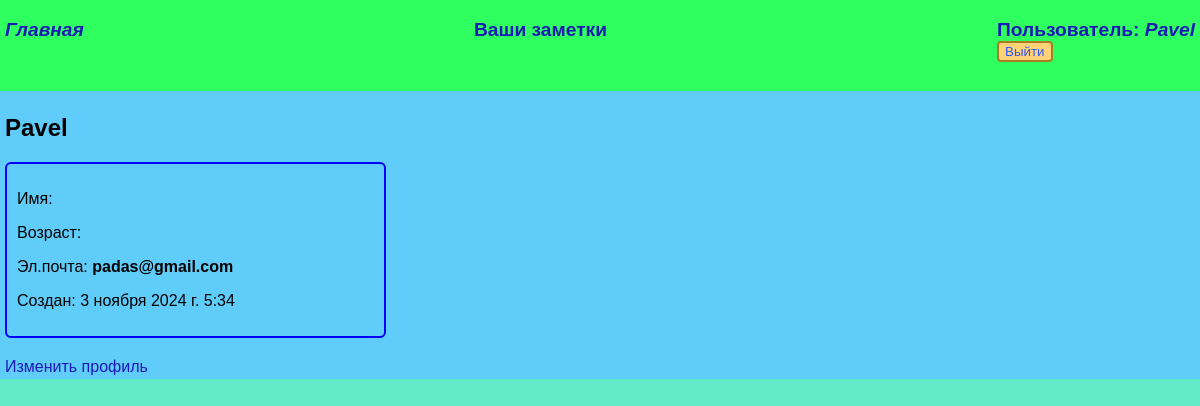
The app's page /users/profile/ (signed in) with its own data.
### users/models.py (models this page shows, shortened)
class Profile(models.Model):
    user = models.OneToOneField(User, on_delete=models.CASCADE)
    name = models.CharField(max_length=200, blank=True, verbose_name='Имя')
    age = models.CharField(max_length=200, blank=True, verbose_name='Возраст')
    email = models.EmailField(max_length=200, blank=True, verbose_name='Эл.почта')
    created = models.DateTimeField(auto_now_add=True)
    avatar = models.ImageField(upload_to='users_images/', blank=True, verbose_name='Аватар')

### users/views.py (the view)
# urls.py: path('profile/', views.profile, name='profile'),
@login_required
def profile(request):
    profile = request.user.profile
    return render(request, 'account/profile.html', {'profile': profile})

### users/templates/account/profile.html (shortened to what this page needs)
{% extends 'notes/base.html' %}
{% block content %}
<h2>{{ profile.user }}</h2>
<div class="profiledata">
    <p>Имя: <strong>{{ profile.name }}</strong></p>
    <p>Возраст: <strong>{{ profile.age }}</strong></p>
    <p>Эл.почта: <strong>{{ profile.email }}</strong></p>
    <p>Создан: {{ profile.created }}</p>
</div>
<a href="{% url 'edit_profile' %}">Изменить профиль</a>
{% endblock %}

### notes/templates/notes/base.html (shortened to what this page needs)
<!DOCTYPE html>
{% load static %}
<html lang="ru">
<head>
    <link rel="stylesheet" href="{% static 'css/style.css' %}">
</head>
<body>
<div class="menu">
    <div class="wrap">
        <ul class="top">
            <li class="logo"><a href="{% url 'home' %}">Главная</a></li>
            {% if request.user.is_authenticated %}
            <li><a href="{% url 'note_list' %}">Ваши заметки</a></li>
            <div class="auth">
                <div class="user"><a class="profile" href="{% url 'profile' %}">Пользователь:
                    <i>{{ user.username }}</i></a></div>
                <form action="{% url 'user-logout' %}" method="post">
                    <button class="out">Выйти</button>
                </form>
            </div>
            {% else%}
            <li><a href="{% url 'user-signup' %}">Зарегистрироваться</a></li>
            <li><a href="{% url 'user-login' %}">Войти</a></li>
            {% endif %}
        </ul>
    </div>
</div>
<div class="content">
    <div class="wrap">
        {% block content %}
        {% endblock %}
    </div>
</div>
</body>
</html>

### notes/static/css/style.css (style rules this page uses)
body { padding: 0; margin: 0; background: #63e9c5; font-family: Arial, Helvetica, sans-serif; }
.menu { background: #2fff5f; box-shadow: 0 2px 12px 2px #04373bb5; }
.menu a { font-size: larger; font-weight: bolder; }
.wrap { max-width: 1200px; margin: 0 auto; padding: 3px 5px; box-sizing: border-box; }
a { color:#1c1ab7; text-decoration: none; }
.notes, .top { list-style: none; padding: 0; }
.menu ul { display: flex; justify-content: space-between; }
.logo { font-style: italic; color: brown; }
.user { color: #d91567; }
.in, .out, .save, .del { background: #ffd278; cursor: pointer; color: #2f55ff; border: #ab7d22 2px solid; border-radius: 4px; margin-bottom: 10px; }
.content { background-color: #5fccfa; }
.profiledata { border-radius: 6px; border: 2px solid blue; padding: 10px; margin-bottom: 20px; max-width: 30%; }

### records on screen
Profile: user "Pavel", email "padas@gmail.com", created "3 ноября 2024 г. 5:34"

### other values on screen
{{ user.username }} "Pavel"
